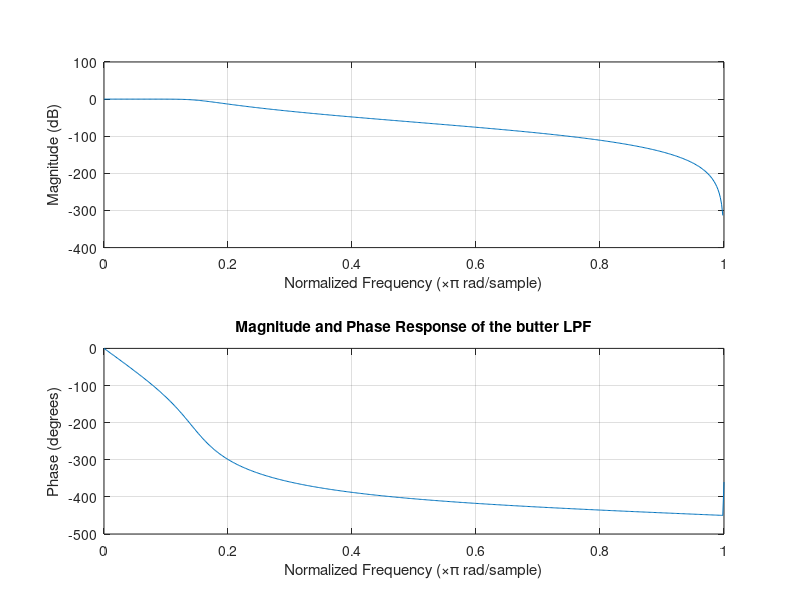
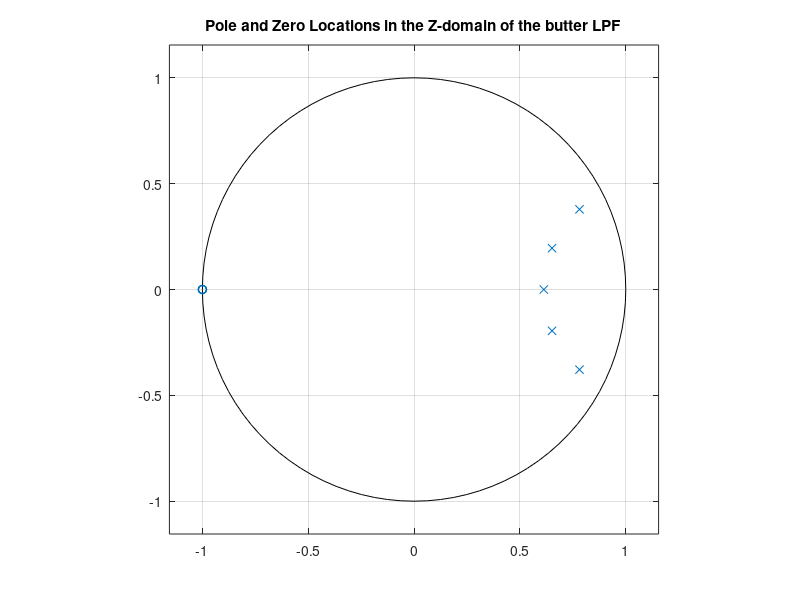
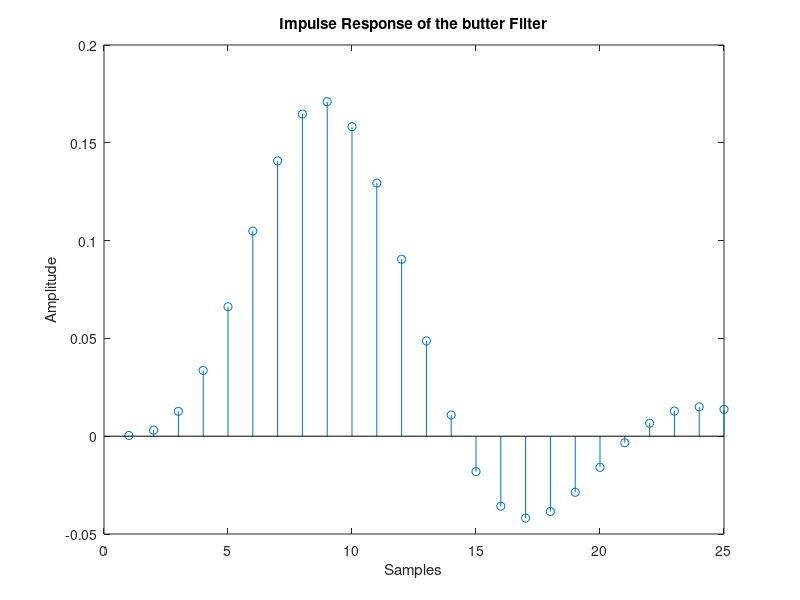
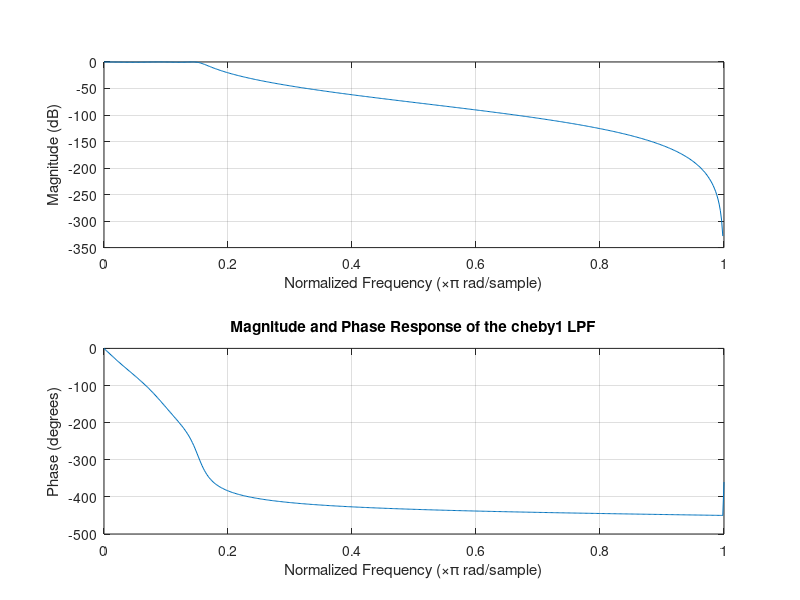

Reproduce these figures in MATLAB, in order. (Note: this script raises an error after producing the figures.)
clc
clear all

%% Exercise 1
%
% I used the MATLAB butter command to design the 5th order Butterworth
% filter.

Wn = 0.15;
N = 5;

for i = 1:4,
    if i == 1,
        [B,A] = butter(N,Wn,'low');
        type = 'butter';
    elseif i == 2,
        [B,A] = cheby1(N,0.5,Wn,'low');
        type = 'cheby1';
    elseif i == 3,
        [B,A] = cheby2(N,30,Wn,'low');
        type = 'cheby2';
    elseif i == 4,
        [B,A] = ellip(N,0.5,30,Wn,'low');
        type = 'elliptical';
    end
    figure();
    freqz(B,A);
    title(['Magnitude and Phase Response of the ',type,' LPF']);

    figure();
    zplane(B,A);
    title(['Pole and Zero Locations in the Z-domain of the ',type,' LPF']);

    figure();
    x = [1, zeros(1,24)];
    y = filter(B,A,x);
    stem(y)
    title(['Impulse Response of the ',type,' Filter']);
    ylabel('Amplitude'); xlabel('Samples');
end

%% Exercise 2

Wp = 0.15; Ws = 0.6;
Rp = 0.5; Rs = 30;

fprintf('Butterworth %f Order\n',buttord(Wp,Ws,Rp,Rs));
fprintf('Chebyshev I %f Order\n',cheb1ord(Wp,Ws,Rp,Rs));
fprintf('Chebyshev II %f Order\n',cheb2ord(Wp,Ws,Rp,Rs));
fprintf('Elliptical %f Order\n',ellipord(Wp,Ws,Rp,Rs));

%% Exercise 3

audio = auread('doorbell');

N = length(audio);
if mod(N,2)==0
    k = -N/2:N/2-1;
else
    k = -(N-1)/2:(N-1)/2;
end
T = N/8000;
freq = k/T;

spectrum = fft(audio)/N;
spectrum = fftshift(spectrum);

stem(freq,abs(spectrum))

Wp = .2; Ws = .8;
Rp = 3;  Rs = 15;

[Nb,Wnb] = buttord(Wp, Ws, Rp, Rs);
[Bb,Ab] = butter(Nb,Wnb,'low');
yb = filter(Bb,Ab,audio);

[Nc1,Wnc1] = cheb1ord(Wp, Ws, Rp, Rs);
[Bc1,Ac1] = cheby1(Nc1,Rp,Wnc1,'low');
yc1 = filter(Bc1,Ac1,audio);

[Nc2,Wnc2] = cheb2ord(Wp, Ws, Rp, Rs);
[Bc2,Ac2] = cheby2(Nc2,Rp, Wnc2,'low');
yc2 = filter(Bc2,Ac2,audio);

[Ne,Wne] = ellipord(Wp, Ws, Rp, Rs);
[Be,Ae] = ellip(Ne,Rp,Rs,Wne,'low');
ye = filter(Be,Ae,audio);